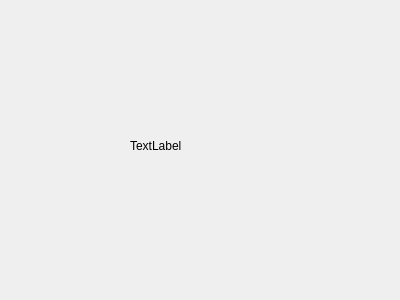
<?xml version="1.0" encoding="UTF-8"?>
<ui version="4.0">
 <class>ZcQueryDutinfo</class>
 <widget class="QWidget" name="ZcQueryDutinfo">
  <property name="geometry">
   <rect>
    <x>0</x>
    <y>0</y>
    <width>400</width>
    <height>300</height>
   </rect>
  </property>
  <property name="windowTitle">
   <string>Form</string>
  </property>
  <widget class="QLabel" name="label">
   <property name="geometry">
    <rect>
     <x>130</x>
     <y>50</y>
     <width>121</width>
     <height>191</height>
    </rect>
   </property>
   <property name="text">
    <string>TextLabel</string>
   </property>
  </widget>
 </widget>
 <resources/>
 <connections/>
</ui>
